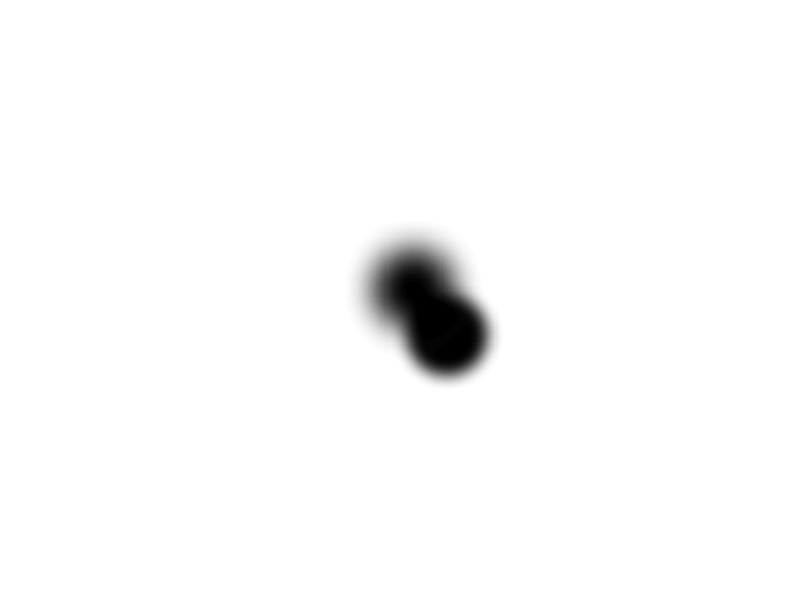

Source code (MATLAB):

clc; clear; close all
%  This method has been patented and is only used for academic research. If used, please use the paper
%  OLR concept can refer to Xu, R., Z. Huang, W. Gong, W. Zhou, and C. Tropea. 2024. Depth from defocus technique for high number densities and non-spherical particles. Measurement, accepted for publication .
%% Pictures and particle parameters
height = 480;
width = 480;
D0 = 80;
radius = D0/2;
%% First generate out-of-focus particles far from the lens
J1 = ones(height,width);  %Set the background brightness to 0
centerX = height / 2;
centerY = height / 2;
for i = 1:height
    for j = 1:height
        % Calculate the distance from the pixel to the center of the circle
        distance = sqrt((i - centerX)^2 + (j - centerY)^2);
        % If the distance is less than the radius, set the pixel value to 1
        if distance <= radius
            J1(i, j) = 0;
            
        end
    end
end

sigma_D1 = 0.2;%The blur level of particle 1
sigma1 = sigma_D1*D0;
Ij = imgaussfilt(J1, sigma1);
% figure;imshow(J1);
% figure;imshow(Ij);

%% Second generate out-of-focus particles close from the lens
J2 = zeros(height,width);   %Set the background brightness to 0
OLR = 0.7;% Given OLR
% Determine the position of the second particle
par_A_B_distance = ((D0/2) +(D0/2))* OLR;
theta = linspace(0, 2*pi, 100);
particleX_ori = centerX + par_A_B_distance * cos(theta);
particleY_ori = centerY + par_A_B_distance * sin(theta);
rand_location_B = randi([1 length(particleX_ori)],1);
particleX = particleX_ori(rand_location_B);
particleY = particleY_ori(rand_location_B);
% particleX = height / 2;
% particleY = (height / 2) + 50;

for i = 1:height
    for j = 1:height
        distance = sqrt((i - particleX)^2 + (j - particleY)^2);
        % Copy the defocused image of particle 1
        if distance <= radius
            J2(i, j) = Ij(i, j);          
        end
    end
end
sigma_D2 = 0.1;%The blur level of particle 2
sigma2 = sigma_D2*D0;
Ij3 = imgaussfilt(J2, sigma2);
I_final = Ij-Ij3;
figure;imshow(I_final);

